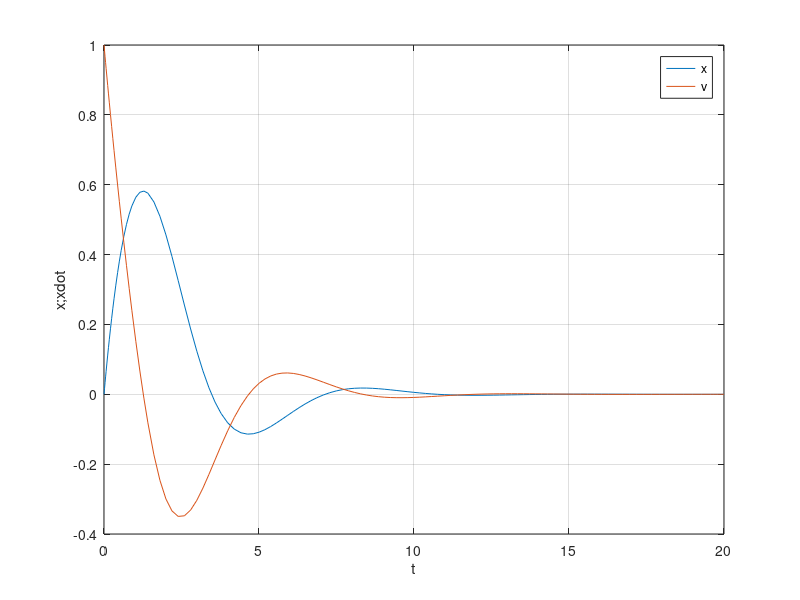

Write the MATLAB code that produced this figure.
clc;
clear all;
close all;

% the program solves the equation using ode45:
% x'' + (1-e*x)*x' + x = 0
% we define the vector x=(x1,x2) where x1=x,x2=x'
% and transform the system to the form x' = f(t,x)
% specifically:
% x' = [x2 , - (1-e*x1)*x2 - x1]

e = 0.5;% parameter
tf = 20;% end time
x0 = [0; 1]; %initial conditions on x and x'

% define system
% note that "t" is required as an input even if it's not used
xdot = @(t,x)[x(2);
              -(1-e*x(1))*x(2) - x(1)];
          
xdot(0,x0) %initial value of xdot=[x',x'']

% solve using ode45
[t,x]=ode45(xdot,[0 tf],x0);    

% plot
plot(t,x)
grid on;
xlabel('t');
ylabel('x;xdot')
legend('x','v')